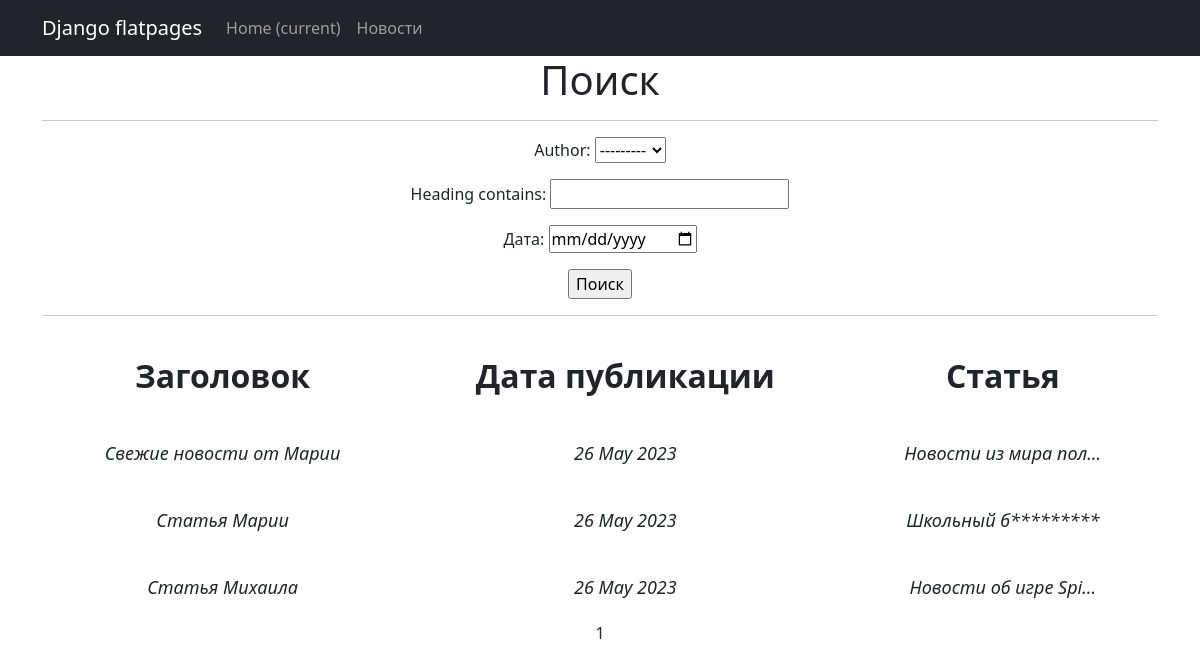
Page /news/search/ on the earlier database version.
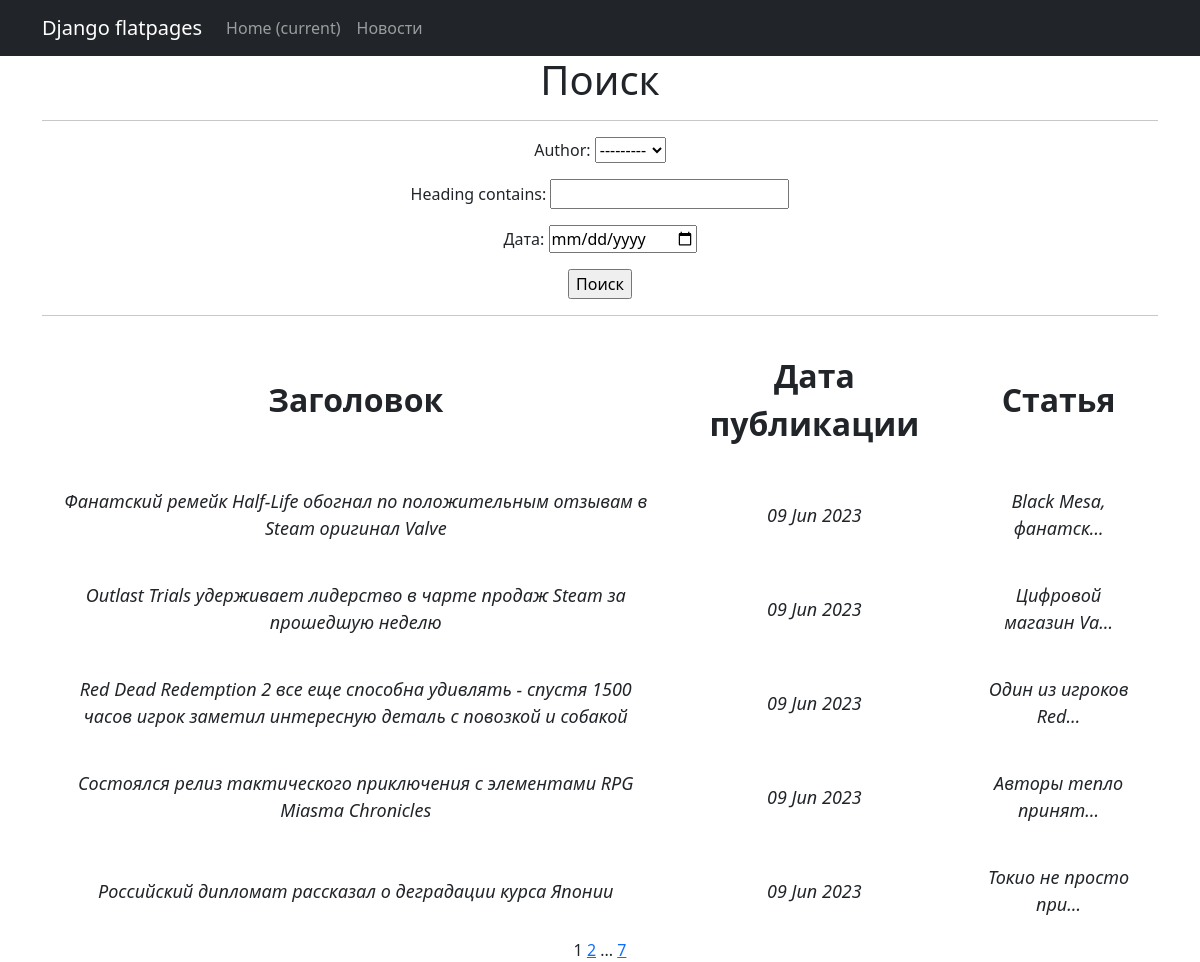
Same page on the later database version.
### News/models.py (models this page shows, shortened)
class Post(models.Model):
    author = models.ForeignKey(Author, on_delete=models.CASCADE)
    category = models.CharField(max_length=20, choices=CATEGORY_NEWS, default=ARTICLE)
    datetime = models.DateTimeField(auto_now_add=True)
    dopCategory = models.ManyToManyField(Category, through='PostCategory')
    heading = models.CharField(max_length=128)
    text = models.TextField()
    rating = models.SmallIntegerField(default=0)

### News/views.py (the view)
# urls.py: path('search/', PostSearch.as_view(), name='post_search'),
class PostSearch(ListView):
    model = Post
    ordering = '-datetime'
    template_name = 'post_search.html'
    context_object_name = 'news'
    paginate_by = 5
    def get_queryset(self):
        queryset = super().get_queryset()
        self.filterset = PostFilter(self.request.GET, queryset)
        return self.filterset.qs
    def get_context_data(self, **kwargs):
        context = super().get_context_data(**kwargs)
        context['filterset'] = self.filterset
        return context

### News/models.py (called while the page is built)
    def __str__(self):
        return f"{self.user}"

### News/templatetags/custom_filters.py (called while the page is built)
@register.filter(name='censor')
def censor(value):
    for word in bad_words:
        value = value.replace(word, word[0:1] + '*' * len(word))
    return value

@register.simple_tag(takes_context=True)
def url_replace(context, **kwargs):
    d = context['request'].GET.copy()
    for k, v in kwargs.items():
        d[k] = v
    return d.urlencode()

### templates/post_search.html (shortened to what this page needs)
{% extends 'flatpages/default.html' %}
{% load custom_filters %}
{% block content %}
<h1>Поиск</h1>
<hr>
<form action="" method="get">
        {{ filterset.form.as_p }}
        <input type="submit" value="Поиск" />
    </form>
    <hr>
    {% if news %}
        <table align="center" cellpadding="20" width="100%">
            <tr>
                <td><strong><font size="6">Заголовок</font></strong></td>
                <td><strong><font size="6">Дата публикации</font></strong></td>
                <td><strong><font size="6">Статья</font></strong></td>
            </tr>
            {% for post in news %}
            <tr>
                <td><font size="4"><em>{{ post.heading|censor }}</em></font></td>
                <td><font size="4"><em>{{ post.datetime|date:'d M Y' }}</em></font></td>
                <td><font size="4"><em>{{ post.text|truncatechars:20|censor }}</em></font></td>
            </tr>
            {% endfor %}
        </table>
    {% else %}
        <h2> Новых новостей нет. </h2>
    {% endif %}
    {{ page_obj.number }}
    {% if page_obj.has_next %}
        <a href="?{% url_replace page=page_obj.next_page_number %}">{{ page_obj.next_page_number }}</a>
        {% if paginator.num_pages != page_obj.next_page_number %}
            ...
            <a href="?{% url_replace page=page_obj.paginator.num_pages %}">{{ page_obj.paginator.num_pages }}</a>
        {% endif %}
    {% endif %}
{% endblock content %}

Differences in the rows shown:
removed Post: heading|censor "Свежие новости от Марии", datetime "26 May 2023", text|censor "Новости из мира пол…"
no longer on this page (row unchanged): Post: heading|censor "Статья Марии", datetime "26 May 2023", text|censor "Школьный б*********"
no longer on this page (row unchanged): Post: heading|censor "Статья Михаила", datetime "26 May 2023", text|censor "Новости об игре Spi…"
added Post: heading|censor "Фанатский ремейк Half-Life обогнал по положительным отзывам в Steam оригинал Valve", datetime "09 Jun 2023", text|censor "Black Mesa, фанатск…"
added Post: heading|censor "Outlast Trials удерживает лидерство в чарте продаж Steam за прошедшую неделю", datetime "09 Jun 2023", text|censor "Цифровой магазин Va…"
added Post: heading|censor "Red Dead Redemption 2 все еще способна удивлять - спустя 1500 часов игрок заметил интересную деталь с повозкой и собакой", datetime "09 Jun 2023", text|censor "Один из игроков Red…"
added Post: heading|censor "Состоялся релиз тактического приключения с элементами RPG Miasma Chronicles", datetime "09 Jun 2023", text|censor "Авторы тепло принят…"
added Post: heading|censor "Российский дипломат рассказал о деградации курса Японии", datetime "09 Jun 2023", text|censor "Токио не просто при…"
Other differences:
{{ page_obj.next_page_number }}: (not shown) → "2"
{{ page_obj.paginator.num_pages }}: (not shown) → "7"
